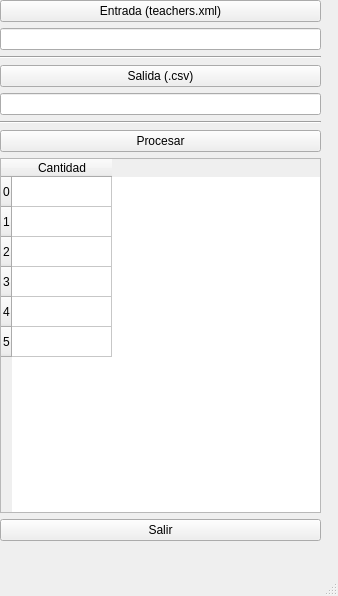
<?xml version="1.0" encoding="UTF-8"?>
<ui version="4.0">
 <class>MainWindow</class>
 <widget class="QMainWindow" name="MainWindow">
  <property name="geometry">
   <rect>
    <x>0</x>
    <y>0</y>
    <width>338</width>
    <height>596</height>
   </rect>
  </property>
  <property name="windowTitle">
   <string>Timetable Eval</string>
  </property>
  <widget class="QWidget" name="centralwidget">
   <widget class="QWidget" name="verticalLayoutWidget">
    <property name="geometry">
     <rect>
      <x>0</x>
      <y>0</y>
      <width>321</width>
      <height>541</height>
     </rect>
    </property>
    <layout class="QVBoxLayout" name="verticalLayout">
     <item>
      <widget class="QPushButton" name="openteachers">
       <property name="text">
        <string>Entrada (teachers.xml)</string>
       </property>
      </widget>
     </item>
     <item>
      <widget class="QLineEdit" name="inputxml"/>
     </item>
     <item>
      <widget class="Line" name="line">
       <property name="orientation">
        <enum>Qt::Horizontal</enum>
       </property>
      </widget>
     </item>
     <item>
      <widget class="QPushButton" name="outputcsv">
       <property name="text">
        <string>Salida (.csv)</string>
       </property>
      </widget>
     </item>
     <item>
      <widget class="QLineEdit" name="outputcsvdir"/>
     </item>
     <item>
      <widget class="Line" name="line_2">
       <property name="orientation">
        <enum>Qt::Horizontal</enum>
       </property>
      </widget>
     </item>
     <item>
      <widget class="QPushButton" name="process">
       <property name="text">
        <string>Procesar</string>
       </property>
      </widget>
     </item>
     <item>
      <widget class="QTableWidget" name="tableWidget">
       <property name="rowCount">
        <number>6</number>
       </property>
       <property name="columnCount">
        <number>1</number>
       </property>
       <row>
        <property name="text">
         <string>0</string>
        </property>
       </row>
       <row>
        <property name="text">
         <string>1</string>
        </property>
       </row>
       <row>
        <property name="text">
         <string>2</string>
        </property>
       </row>
       <row>
        <property name="text">
         <string>3</string>
        </property>
       </row>
       <row>
        <property name="text">
         <string>4</string>
        </property>
       </row>
       <row>
        <property name="text">
         <string>5</string>
        </property>
       </row>
       <column>
        <property name="text">
         <string>Cantidad</string>
        </property>
       </column>
      </widget>
     </item>
     <item>
      <widget class="QPushButton" name="exit">
       <property name="text">
        <string>Salir</string>
       </property>
      </widget>
     </item>
    </layout>
   </widget>
  </widget>
  <widget class="QMenuBar" name="menubar">
   <property name="geometry">
    <rect>
     <x>0</x>
     <y>0</y>
     <width>338</width>
     <height>30</height>
    </rect>
   </property>
  </widget>
  <widget class="QStatusBar" name="statusbar"/>
 </widget>
 <tabstops>
  <tabstop>openteachers</tabstop>
  <tabstop>inputxml</tabstop>
  <tabstop>outputcsv</tabstop>
  <tabstop>outputcsvdir</tabstop>
  <tabstop>process</tabstop>
  <tabstop>tableWidget</tabstop>
  <tabstop>exit</tabstop>
 </tabstops>
 <resources/>
 <connections/>
</ui>
